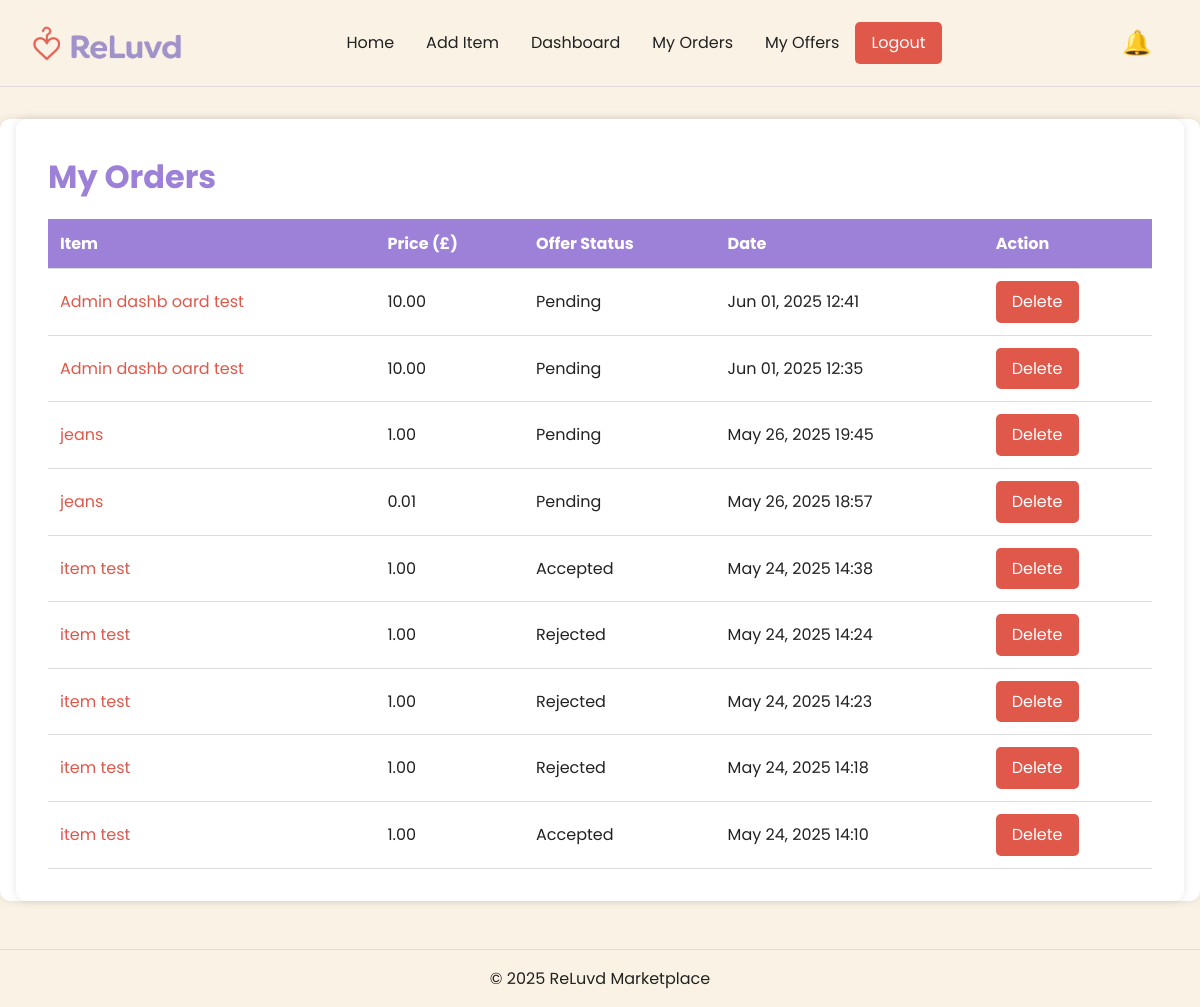
Page /checkout/orders/ (signed in) on the earlier database version.
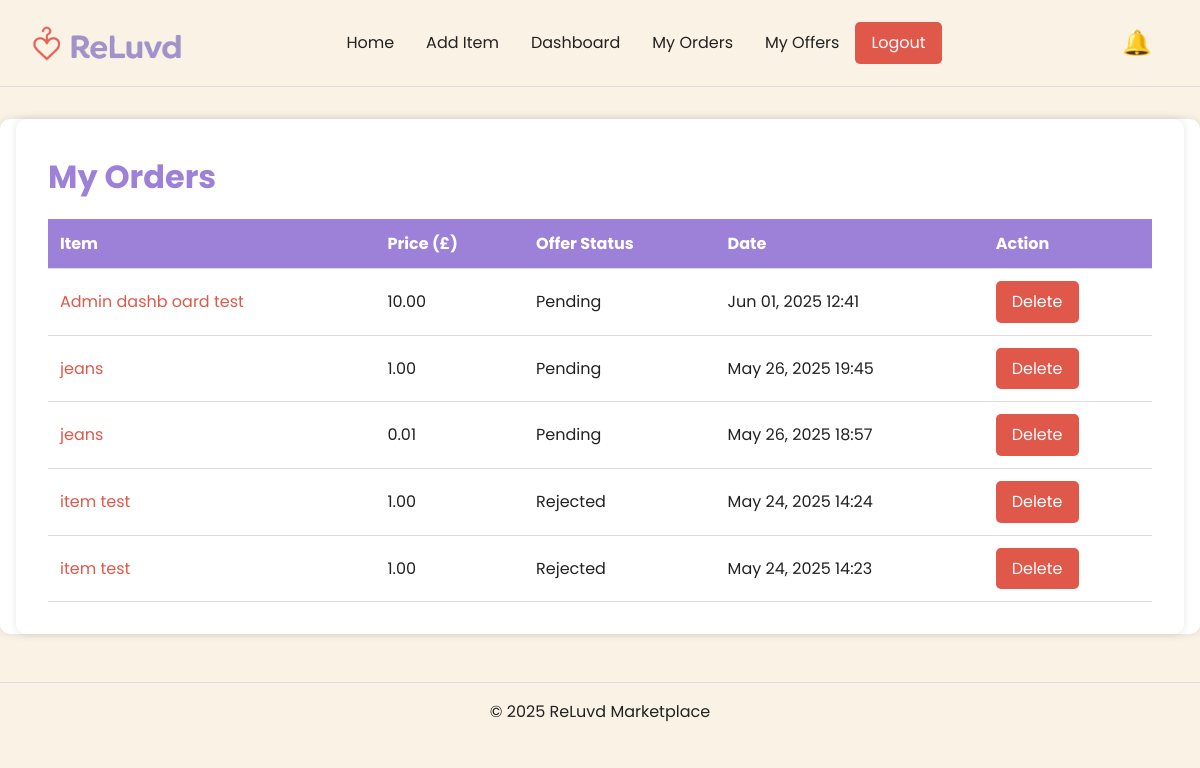
Same page on the later database version.
### checkout/models.py (models this page shows, shortened)
class Order(models.Model):
    STATUS_CHOICES = [
        ("pending", "Pending"),
        ("accepted", "Accepted"),
        ("rejected", "Rejected"),
    ]
    item = models.ForeignKey(
        Item, on_delete=models.CASCADE, related_name="checkout_orders"
    )
    buyer = models.ForeignKey(settings.AUTH_USER_MODEL, on_delete=models.CASCADE)
    price = models.DecimalField(max_digits=10, decimal_places=2)
    is_offer = models.BooleanField(default=False)
    offer_note = models.TextField(blank=True)
    created_at = models.DateTimeField(auto_now_add=True)
    status = models.CharField(
        max_length=10, choices=STATUS_CHOICES, default="pending"
    )  # ✅ new

### items/models.py (models this page shows, shortened)
class Item(models.Model):
    CATEGORY_CHOICES = [
        ("fashion", "Fashion"),
        ("electronics", "Electronics"),
        ("books", "Books"),
        ("home", "Home"),
        ("other", "Other"),
    ]
    title = models.CharField(max_length=100)
    description = models.TextField()
    category = models.CharField(max_length=20, choices=CATEGORY_CHOICES)
    price = models.DecimalField(max_digits=8, decimal_places=2)
    image = models.ImageField(upload_to="item_images/", blank=True, null=True)
    seller = models.ForeignKey(User, on_delete=models.CASCADE, related_name="items")
    date_posted = models.DateTimeField(auto_now_add=True)
    is_sold = models.BooleanField(default=False)
    quantity = models.PositiveIntegerField(default=1)

### checkout/views.py (the view)
# urls.py: path("orders/", views.my_orders, name="my_orders"),
@login_required
def my_orders(request):
    orders = (
        Order.objects.filter(buyer=request.user)
        .select_related("item")
        .order_by("-created_at")
    )
    return render(request, "checkout/my_orders.html", {"orders": orders})

### items/context_processors.py (called while the page is built)
def notifications(request):
    return {"notifications": get_notifications(request.user)}

### items/utils.py (called while the page is built)
def get_notifications(user):
    if not user.is_authenticated:
        return []
    items = Item.objects.filter(seller=user)
    message_notes = Message.objects.filter(item__in=items).order_by("-created_at")[:5]
    offer_notes = Order.objects.filter(item__in=items, is_offer=True).order_by(
        "-created_at"
    )[:5]
    sold_notes = Item.objects.filter(seller=user, is_sold=True).order_by(
        "-date_posted"
    )[:5]
    return {
        "messages": message_notes,
        "offers": offer_notes,
        "sales": sold_notes,
    }

### templates/checkout/my_orders.html (shortened to what this page needs)
{% extends "base.html" %}
{% load static %}
{% block extra_css %}
<link rel="stylesheet" href="{% static 'css/my_orders.css' %}">
{% endblock %}
{% block content %}
<main role="main" aria-labelledby="my-orders-heading">
    <h2 id="my-orders-heading">My Orders</h2>
    {% if orders %}
    <table aria-describedby="my-orders-heading">
        <thead>
            <tr>
                <th scope="col">Item</th>
                <th scope="col">Price (£)</th>
                <th scope="col">Offer Status</th>
                <th scope="col">Date</th>
                <th scope="col">Action</th>
            </tr>
        </thead>
        <tbody>
            {% for order in orders %}
            <tr>
                <td>
                    <a href="{% url 'item_detail' order.item.id %}" aria-label="View item {{ order.item.title }}">
                        {{ order.item.title }}
                    </a>
                </td>
                <td>{{ order.price }}</td>
                <td>
                    {% if order.is_offer %}
                    {{ order.status|title }}
                    {% else %}
                    Direct Purchase
                    {% endif %}
                </td>
                <td>{{ order.created_at|date:"M d, Y H:i" }}</td>
                <td>
                    <form action="{% url 'delete_order' order.id %}" method="POST" style="display:inline;">
                        <button type="submit" aria-label="Delete order for {{ order.item.title }}">Delete</button>
                    </form>
                </td>
            </tr>
            {% endfor %}
        </tbody>
    </table>
    {% else %}
    <p>You haven’t made any purchases or offers yet.</p>
    {% endif %}
</main>
{% endblock %}

Differences in the rows shown:
removed Order: item "Admin dashb oard test", price "10.00", status "Pending", created_at "Jun 01, 2025 12:35"
removed Order: item "item test", price "1.00", status "Accepted", created_at "May 24, 2025 14:38"
removed Order: item "item test", price "1.00", status "Rejected", created_at "May 24, 2025 14:18"
removed Order: item "item test", price "1.00", status "Accepted", created_at "May 24, 2025 14:10"
